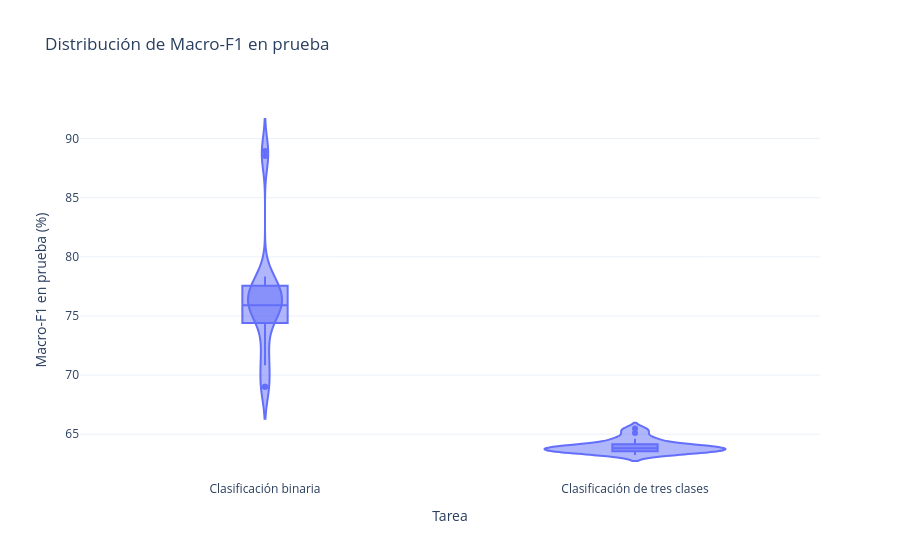

The notebook cell this image was saved under:
### Markdown cell above
### Gráfico 7. Distribución de Macro-F1 en prueba

Cada gráfico muestra cómo se distribuye Macro-F1 de prueba entre los 20 modelos de una tarea. La marca central indica la mediana y cada punto representa una configuración.

**Hallazgo principal:** los resultados binarios abarcan un rango amplio, de 69.02% a 88.94%, porque el grupo incluye configuraciones con comportamientos muy distintos. Los resultados de tres clases se concentran entre 63.24% y 65.47%. Lo que coincide con entregas de este ejercicio anteriores donde el modelo no aumentaba en desempeño a partir de cierto punto.

### Code cell
violin_data = top20.assign(
    tarea=top20["dataset"].map({
        "binary": "Clasificación binaria",
        "3classes": "Clasificación de tres clases",
    }),
    macro_f1_test_pct=top20["test_macro_f1"] * 100,
)

fig = px.violin(
    violin_data,
    x="tarea",
    y="macro_f1_test_pct",
    box=True,
    title="Distribución de Macro-F1 en prueba",
    labels={
        "tarea": "Tarea",
        "macro_f1_test_pct": "Macro-F1 en prueba (%)",
    },
    template="plotly_white",
)
fig.show()

### Figure 1 — Plotly figure (JSON) as saved in the notebook; plotly's stock layout.template omitted (floating-point values rounded to 4 significant figures)
{"data": [{"alignmentgroup": "True", "box": {"visible": true}, "hovertemplate": "Tarea=%{x}<br>Macro-F1 en prueba (%)=%{y}<extra></extra>", "legendgroup": "", "marker": {"color": "#636efa"}, "name": "", "offsetgroup": "", "orientation": "v", "scalegroup": "True", "showlegend": false, "type": "violin", "x": ["Clasificación binaria", "Clasificación binaria", "Clasificación binaria", "Clasificación binaria", "Clasificación binaria", "Clasificación binaria", "Clasificación binaria", "Clasificación binaria", "Clasificación binaria", "Clasificación binaria", "Clasificación binaria", "Clasificación binaria", "Clasificación binaria", "Clasificación binaria", "Clasificación binaria", "Clasificación binaria", "Clasificación binaria", "Clasificación binaria", "Clasificación binaria", "Clasificación binaria", "Clasificación de tres clases", "Clasificación de tres clases", "Clasificación de tres clases", "Clasificación de tres clases", "Clasificación de tres clases", "Clasificación de tres clases", "Clasificación de tres clases", "Clasificación de tres clases", "Clasificación de tres clases", "Clasificación de tres clases", "Clasificación de tres clases", "Clasificación de tres clases", "Clasificación de tres clases", "Clasificación de tres clases", "Clasificación de tres clases", "Clasificación de tres clases", "Clasificación de tres clases", "Clasificación de tres clases", "Clasificación de tres clases", "Clasificación de tres clases"], "x0": " ", "xaxis": "x", "y": [88.53, 88.94, 73.61, 75.53, 75.73, 70.82, 75.9, 75.92, 76.83, 69.02, 69.02, 76.53, 71.79, 75.2, 76.66, 77.49, 77.61, 77.78, 78.33, 75.54, 63.51, 65.47, 64.12, 65.1, 63.72, 63.79, 63.67, 63.99, 64.62, 64.02, 63.58, 64.54, 63.75, 63.27, 63.24, 63.93, 63.84, 63.56, 64.18, 63.43], "y0": " ", "yaxis": "y"}], "layout": {"legend": {"tracegroupgap": 0}, "title": {"text": "Distribución de Macro-F1 en prueba"}, "violinmode": "group", "xaxis": {"anchor": "y", "domain": [0, 1], "title": {"text": "Tarea"}}, "yaxis": {"anchor": "x", "domain": [0, 1], "title": {"text": "Macro-F1 en prueba (%)"}}}}
